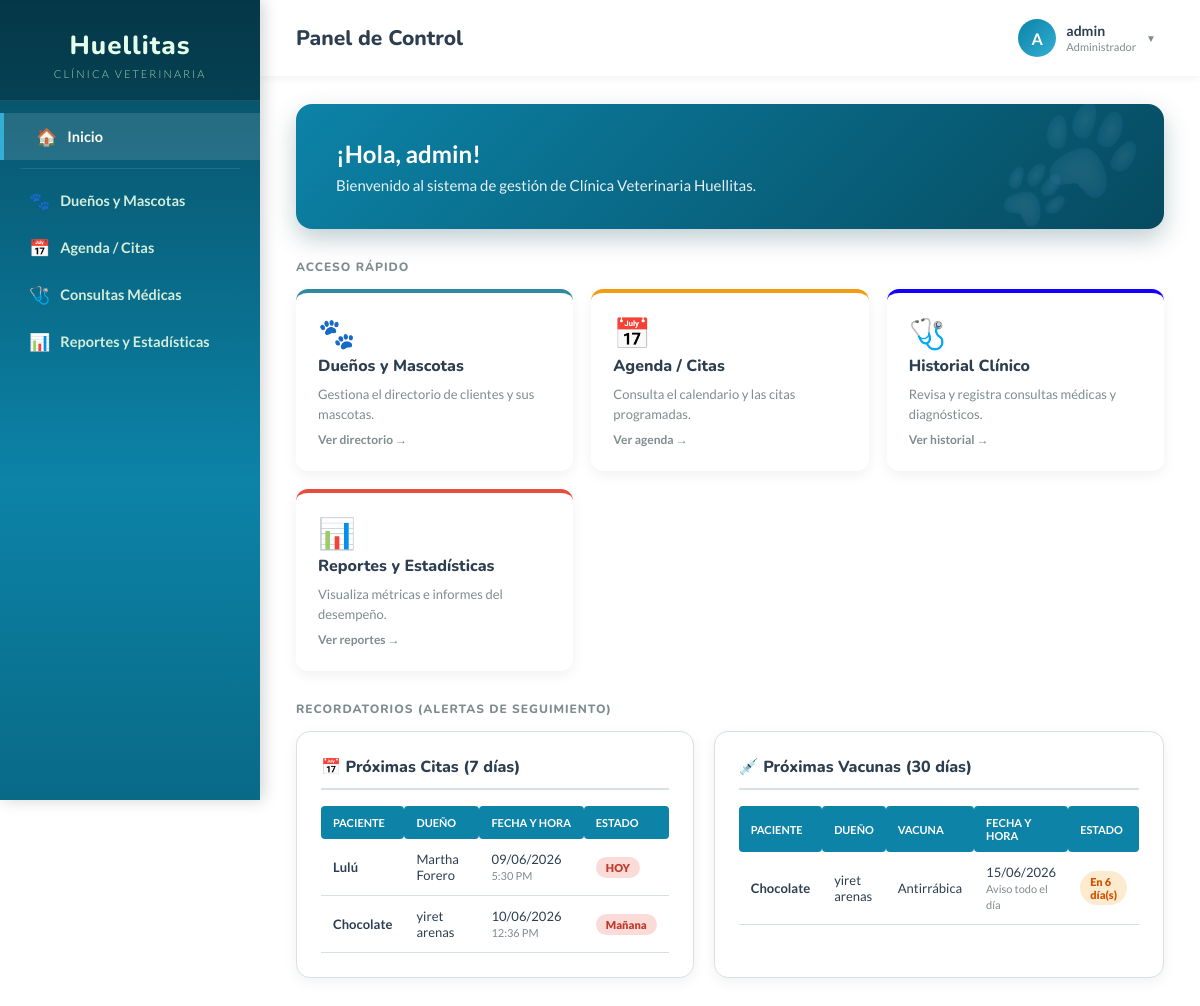
The page /app/dashboard.php (signed in) on the database its author committed.
### tables this page shows
CREATE TABLE `cita` (
  `id_cita` int NOT NULL AUTO_INCREMENT,
  `fecha_hora` datetime NOT NULL,
  `motivo_previo` varchar(255) DEFAULT NULL,
  `estado` enum('Pendiente','Completada','Cancelada') DEFAULT 'Pendiente',
  `id_mascota` int NOT NULL,
  `id_veterinario` int NOT NULL,
  PRIMARY KEY (`id_cita`),
  KEY `id_mascota` (`id_mascota`),
  KEY `id_veterinario` (`id_veterinario`),
  CONSTRAINT `cita_ibfk_1` FOREIGN KEY (`id_mascota`) REFERENCES `mascota` (`id_mascota`) ON DELETE CASCADE ON UPDATE CASCADE,
  CONSTRAINT `cita_ibfk_2` FOREIGN KEY (`id_veterinario`) REFERENCES `veterinario` (`id_veterinario`) ON DELETE RESTRICT ON UPDATE CASCADE
);

CREATE TABLE `mascota` (
  `id_mascota` int NOT NULL AUTO_INCREMENT,
  `nombre` varchar(50) NOT NULL,
  `fecha_nacimiento` date DEFAULT NULL,
  `sexo` enum('Macho','Hembra') NOT NULL,
  `id_dueño` int NOT NULL,
  `id_raza` int NOT NULL,
  PRIMARY KEY (`id_mascota`),
  KEY `id_dueño` (`id_dueño`),
  KEY `id_raza` (`id_raza`),
  CONSTRAINT `mascota_ibfk_1` FOREIGN KEY (`id_dueño`) REFERENCES `dueño` (`id_dueño`) ON DELETE CASCADE ON UPDATE CASCADE,
  CONSTRAINT `mascota_ibfk_2` FOREIGN KEY (`id_raza`) REFERENCES `raza` (`id_raza`) ON DELETE RESTRICT ON UPDATE CASCADE
);

CREATE TABLE `carnet_vacunacion` (
  `id_carnet` int NOT NULL AUTO_INCREMENT,
  `id_mascota` int NOT NULL,
  `id_vacuna` int NOT NULL,
  `fecha_aplicacion` date NOT NULL,
  `proxima_dosis` datetime DEFAULT NULL,
  PRIMARY KEY (`id_carnet`),
  KEY `id_mascota` (`id_mascota`),
  KEY `id_vacuna` (`id_vacuna`),
  CONSTRAINT `carnet_vacunacion_ibfk_1` FOREIGN KEY (`id_mascota`) REFERENCES `mascota` (`id_mascota`) ON DELETE CASCADE,
  CONSTRAINT `carnet_vacunacion_ibfk_2` FOREIGN KEY (`id_vacuna`) REFERENCES `vacuna` (`id_vacuna`) ON DELETE CASCADE
);

CREATE TABLE `vacuna` (
  `id_vacuna` int NOT NULL AUTO_INCREMENT,
  `nombre` varchar(100) NOT NULL,
  `descripcion` text,
  PRIMARY KEY (`id_vacuna`)
);

### app/dashboard.php (the view, shortened to what this page needs)
<?php
require_once 'config/conexion.php';
$nombre_usuario = $_SESSION['usuario'];
$rol_usuario    = $_SESSION['rol'];
$titulo_pagina  = 'Panel de Control';
$citas_proximas = [];
try {
    $sql_citas = "SELECT c.fecha_hora, m.nombre AS mascota, d.nombre AS dueño, c.motivo_previo
                  FROM cita c
                  INNER JOIN mascota m ON c.id_mascota = m.id_mascota
                  INNER JOIN dueño d ON m.id_dueño = d.id_dueño
                  WHERE DATE(c.fecha_hora) >= CURDATE() AND DATE(c.fecha_hora) <= DATE_ADD(CURDATE(), INTERVAL 7 DAY) AND c.estado = 'Pendiente'
                  ORDER BY c.fecha_hora ASC";
    $stmt = $conexion->query($sql_citas);
    $citas_proximas = $stmt->fetchAll(PDO::FETCH_ASSOC);
} catch(PDOException $e) {}
$vacunas_proximas = [];
try {
    $sql_vacunas = "SELECT cv.proxima_dosis, m.nombre AS mascota, d.nombre AS dueño, v.nombre AS vacuna
                    FROM carnet_vacunacion cv
                    INNER JOIN mascota m ON cv.id_mascota = m.id_mascota
                    INNER JOIN dueño d ON m.id_dueño = d.id_dueño
                    INNER JOIN vacuna v ON cv.id_vacuna = v.id_vacuna
                    WHERE cv.proxima_dosis >= CURDATE() AND cv.proxima_dosis <= DATE_ADD(CURDATE(), INTERVAL 30 DAY)
                    ORDER BY cv.proxima_dosis ASC";
    $stmt = $conexion->query($sql_vacunas);
    $vacunas_proximas = $stmt->fetchAll(PDO::FETCH_ASSOC);
} catch(PDOException $e) {}
$hoy = date('Y-m-d');
?>
<!DOCTYPE html>
<html lang="es">
<head>
    <link rel="stylesheet" href="huellitas-shared.css?v=4">
    <link rel="stylesheet" href="huellitas-layout.css?v=4">
</head>
<body>
<?php $pagina_activa='dashboard'; include 'sidebar.php'; ?>
<div class="main-content">
    <?php include 'topbar.php'; ?>
    <div class="page-body">
        <div class="welcome-block">
            <h2>¡Hola, <?= htmlspecialchars($nombre_usuario) ?>! </h2>
            <p>Bienvenido al sistema de gestión de Clínica Veterinaria Huellitas.</p>
        </div>
        <p class="section-label">Acceso Rápido</p>
        <div class="cards-grid">
            <a href="dueños.php" class="card">
                <div class="card-icon">🐾</div>
                <h3>Dueños y Mascotas</h3>
                <p>Gestiona el directorio de clientes y sus mascotas.</p>
                <div class="card-arrow">Ver directorio →</div>
            </a>
            <a href="citas.php" class="card orange">
                <div class="card-icon">📅</div>
                <h3>Agenda / Citas</h3>
                <p>Consulta el calendario y las citas programadas.</p>
                <div class="card-arrow">Ver agenda →</div>
            </a>
            <a href="consultas.php" class="card blue">
                <div class="card-icon">🩺</div>
                <h3>Historial Clínico</h3>
                <p>Revisa y registra consultas médicas y diagnósticos.</p>
                <div class="card-arrow">Ver historial →</div>
            </a>
            <a href="reportes.php" class="card red">
                <div class="card-icon">📊</div>
                <h3>Reportes y Estadísticas</h3>
                <p>Visualiza métricas e informes del desempeño.</p>
                <div class="card-arrow">Ver reportes →</div>
            </a>
        </div>
        <p class="section-label">Recordatorios (Alertas de Seguimiento)</p>
        <div class="reminders-grid">
            <div class="reminder-card">
                <h4>📅 Próximas Citas (7 días)</h4>
                <?php if (count($citas_proximas) > 0): ?>
                <div style="overflow-x: auto;">
                    <table class="reminder-table">
                        <thead><tr><th>Paciente</th><th>Dueño</th><th>Fecha y Hora</th><th>Estado</th></tr></thead>
                        <tbody>
                            <?php foreach($citas_proximas as $c):
                                $fecha_cita = date('Y-m-d', strtotime($c['fecha_hora']));
                                $hora_cita = date('g:i A', strtotime($c['fecha_hora']));
                                $dias = (strtotime($fecha_cita) - strtotime($hoy)) / 86400;
                                $clase_badge = ($dias <= 1) ? 'badge-today' : 'badge-soon';
                                $texto_badge = ($dias == 0) ? 'HOY' : (($dias == 1) ? 'Mañana' : "En $dias día(s)");
                            ?>
                            <tr>
                                <td><strong><?= htmlspecialchars($c['mascota']) ?></strong></td>
                                <td><?= htmlspecialchars($c['dueño']) ?></td>
                                <td><?= date('d/m/Y', strtotime($c['fecha_hora'])) ?> <span style="color:var(--color-muted); font-size:11px;"><?= $hora_cita ?></span></td>
                                <td><span class="<?= $clase_badge ?>"><?= $texto_badge ?></span></td>
                            </tr>
                            <?php endforeach; ?>
                        </tbody>
                    </table>
                </div>
                <?php else: ?>
                    <p style="color: var(--color-muted); font-size: 14px; text-align: center; padding: 20px;">No hay citas agendadas para los próximos 7 días.</p>
                <?php endif; ?>
            </div>
            <div class="reminder-card">
                <h4>💉 Próximas Vacunas (30 días)</h4>
                <?php if (count($vacunas_proximas) > 0): ?>
                <div style="overflow-x: auto;">
                    <table class="reminder-table">
                        <thead><tr><th>Paciente</th><th>Dueño</th><th>Vacuna</th><th>Fecha y Hora</th><th>Estado</th></tr></thead>
                        <tbody>
                            <?php foreach($vacunas_proximas as $v):
                                $fecha_vac = date('Y-m-d', strtotime($v['proxima_dosis']));
                                $hora_vac = (strlen($v['proxima_dosis']) > 10 && substr($v['proxima_dosis'], 11, 5) != '00:00') ? date('g:i A', strtotime($v['proxima_dosis'])) : 'Aviso todo el día';
                                $dias = (strtotime($fecha_vac) - strtotime($hoy)) / 86400;
                                $clase_badge = ($dias <= 1) ? 'badge-today' : 'badge-soon';
                                $texto_badge = ($dias == 0) ? 'HOY' : (($dias == 1) ? 'Mañana' : "En $dias día(s)");
                            ?>
                            <tr>
                                <td><strong><?= htmlspecialchars($v['mascota']) ?></strong></td>
                                <td><?= htmlspecialchars($v['dueño']) ?></td>
                                <td><?= htmlspecialchars($v['vacuna']) ?></td>
                                <td><?= date('d/m/Y', strtotime($v['proxima_dosis'])) ?> <span style="color:var(--color-muted); font-size:11px;"><?= $hora_vac ?></span></td>
                                <td><span class="<?= $clase_badge ?>"><?= $texto_badge ?></span></td>
                            </tr>
                            <?php endforeach; ?>
                        </tbody>
                    </table>
                </div>
                <?php else: ?>
                    <p style="color: var(--color-muted); font-size: 14px; text-align: center; padding: 20px;">No hay vacunas programadas para los próximos 30 días.</p>
                <?php endif; ?>
            </div>
        </div>
    </div>
</div>
</body>
</html>

### app/sidebar.php
<?php
$pagina_activa = $pagina_activa ?? '';
?>
<div class="sidebar">
    <div class="sidebar-header">
        <h3>Huellitas</h3>
        <p>Clínica Veterinaria</p>
    </div>
    <ul class="sidebar-menu">
        <li><a href="dashboard.php"    <?= $pagina_activa==='dashboard'   ?'class="active"':'' ?>><span class="icon">&#127968;</span> Inicio</a></li>
        <div class="sidebar-divider"></div>
        <li><a href="dueños.php"       <?= $pagina_activa==='dueños'      ?'class="active"':'' ?>><span class="icon">&#128062;</span> Dueños y Mascotas</a></li>
        <li><a href="citas.php"        <?= $pagina_activa==='citas'       ?'class="active"':'' ?>><span class="icon">&#128197;</span> Agenda / Citas</a></li>
        <li><a href="consultas.php"    <?= $pagina_activa==='consultas'   ?'class="active"':'' ?>><span class="icon">&#129658;</span> Consultas Médicas</a></li>
        <li><a href="reportes.php"     <?= $pagina_activa==='reportes'    ?'class="active"':'' ?>><span class="icon">&#128202;</span> Reportes y Estadísticas</a></li>
    </ul>
</div>

### app/topbar.php (shortened to what this page needs)
<?php
$titulo_pagina  = $titulo_pagina  ?? 'Panel';
$nombre_usuario = $nombre_usuario ?? 'Usuario';
$rol_usuario    = $rol_usuario    ?? '';
$inicial        = strtoupper(substr($nombre_usuario, 0, 1));
?>
<div class="top-header">
    <h2><?= htmlspecialchars($titulo_pagina) ?></h2>
    <div class="user-menu-wrapper">
        <div class="user-menu-trigger">
            <div class="user-avatar"><?= $inicial ?></div>
            <div class="user-menu-info">
                <div class="user-name"><?= htmlspecialchars($nombre_usuario) ?></div>
                <div class="user-sub"><?= htmlspecialchars($rol_usuario) ?></div>
            </div>
            <span class="user-caret">▼</span>
        </div>
    </div>
</div>

### app/huellitas-shared.css (style rules this page uses)
:root { --bg-main: radial-gradient(rgba(12, 131, 167, 0.08) 2px, transparent 2px), linear-gradient(135deg, #f0f4f8 0%, #d9e4eb 100%); background-size: 30px 30px, 100% 100%; --bg-sidebar: linear-gradient(180deg, #064a5f 0%, #0c83a7 60%, #096a87 100%); --bg-card: #ffffff; --bg-topbar: #ffffff; --color-text: #2c3e50; --color-muted: #7f8c8d; --color-border: #d5e1e5; --color-hover: #f0f8fa; --color-accent: #0c83a7; --shadow-card: 0 4px 14px rgba(0,0,0,0.06); --shadow-topbar: 0 2px 8px rgba(0,0,0,0.06); --table-header: #0c83a7; --table-stripe: #f4f9fb; --input-bg: #ffffff; }
body { background-color: var(--bg-main) !important; transition: background-color 0.3s ease; }
.top-header { background: var(--bg-topbar) !important; box-shadow: var(--shadow-topbar) !important; transition: background 0.3s; }
.main-content { color: var(--color-text); }
th { background-color: var(--table-header) !important; }
td { color: var(--color-text) !important; border-color: var(--color-border) !important; }
.top-header h2, .form-card h4, .section-card h4, .table-panel h4, .calendar-card h4, .page-header h2, .perfil-info h1, .trat-card h5, .med-nombre, .card h3 { color: var(--color-text) !important; }
.card { background-color: var(--bg-card) !important; }
.user-menu-wrapper { position: relative; }
.user-menu-trigger { display: flex; align-items: center; gap: 10px; cursor: pointer; padding: 5px 8px; border-radius: 10px; transition: background 0.2s; user-select: none; }
.user-avatar { width: 38px; height: 38px; background: linear-gradient(135deg, #0c83a7, #34aed4); border-radius: 50%; display: flex; align-items: center; justify-content: center; color: white; font-weight: 700; font-size: 16px; flex-shrink: 0; transition: transform 0.2s; }
.user-menu-info { line-height: 1.3; }
.user-menu-info .user-name { font-size: 14px; font-weight: 700; color: var(--color-text); }
.user-menu-info .user-sub { font-size: 11px; color: var(--color-muted); }
.user-caret { font-size: 10px; color: var(--color-muted); transition: transform 0.2s; }

### app/huellitas-layout.css (style rules this page uses)
*, *::before, *::after { box-sizing: border-box; margin: 0; padding: 0; }
body { font-family: 'Lato', sans-serif; background-color: var(--bg-main, #f0f4f1); display: flex; min-height: 100vh; transition: background-color 0.3s; }
.sidebar { width: 260px; min-height: 100vh; background: var(--bg-sidebar, linear-gradient(180deg,#064a5f 0%,#0c83a7 60%,#096a87 100%)); color: white; position: fixed; top: 0; left: 0; display: flex; flex-direction: column; box-shadow: 3px 0 15px rgba(0,0,0,.18); z-index: 100; }
.sidebar-header { padding: 28px 25px 20px; text-align: center; background-color: rgba(0,0,0,.25); border-bottom: 1px solid rgba(255,255,255,.1); }
.sidebar-header h3 { font-family: 'Nunito', sans-serif; font-size: 26px; font-weight: 800; color: #e4ffea; letter-spacing: 1px; }
.sidebar-header p { font-size: 11px; color: #a5d6a7; margin-top: 4px; text-transform: uppercase; letter-spacing: 2px; font-weight: 300; }
.sidebar-menu { list-style: none; padding: 12px 0; flex-grow: 1; overflow-y: auto; }
.sidebar-menu li a { display: flex; align-items: center; gap: 10px; padding: 13px 25px; color: #d4edda; text-decoration: none; font-size: 14.5px; font-weight: 600; transition: all .25s; border-left: 4px solid transparent; }
.sidebar-menu li a:hover, .sidebar-menu li a.active { background-color: rgba(255,255,255,.12); border-left-color: #34aed4; padding-left: 32px; color: #fff; }
.sidebar-menu li a .icon { font-size: 17px; flex-shrink: 0; }
.sidebar-divider { height: 1px; background: rgba(255,255,255,.1); margin: 8px 20px; }
.main-content { margin-left: 260px; width: calc(100% - 260px); display: flex; flex-direction: column; min-height: 100vh; }
.top-header { display: flex; justify-content: space-between; align-items: center; background: var(--bg-topbar, #fff); padding: 14px 36px; box-shadow: var(--shadow-topbar, 0 2px 8px rgba(0,0,0,.06)); position: sticky; top: 0; z-index: 50; transition: background 0.3s; }
.top-header h2 { font-family: 'Nunito', sans-serif; font-size: 21px; font-weight: 800; color: var(--color-text, #2c3e50); }
.page-body { padding: 28px 36px; }

### rows shown on the page
cita: id_mascota.nombre "Lulú", dueño.nombre "Martha Forero", fecha_hora "09/06/2026", fecha_hora "5:30 PM", fecha_hora "HOY"
cita: id_mascota.nombre "Chocolate", dueño.nombre "yiret arenas", fecha_hora "10/06/2026", fecha_hora "12:36 PM", fecha_hora "Mañana"
carnet_vacunacion: id_mascota.nombre "Chocolate", dueño.nombre "yiret arenas", id_vacuna.nombre "Antirrábica", proxima_dosis "15/06/2026", proxima_dosis "Aviso todo el día", proxima_dosis "En 6 día(s)"

### other values the page prints
$titulo_pagina "Panel de Control"
$inicial "A"
$nombre_usuario "admin"
$rol_usuario "Administrador"
